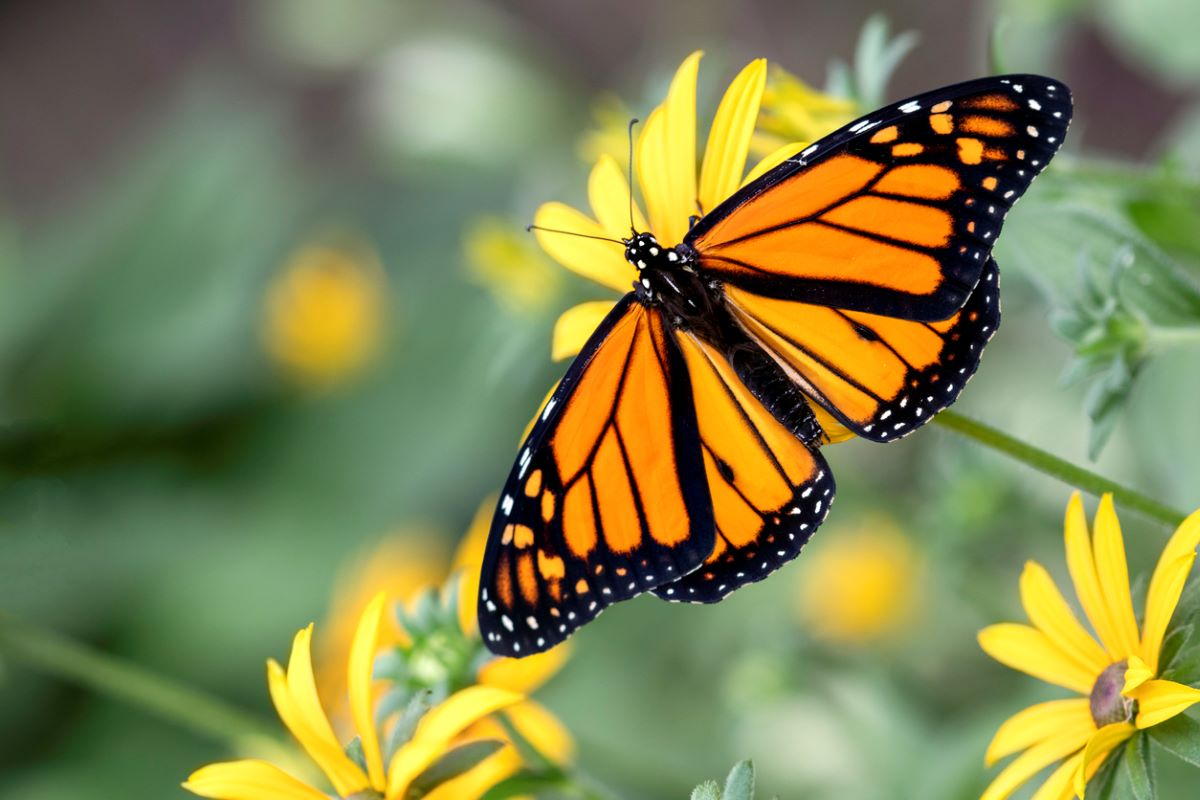
#> input picture butterfly.jpg, 1200 x 800 px
$ jupyter execute Histogram_Equalization.ipynb
#> lines starting #> are read from the running program, lines starting #| are printed output that depends on the picture
[cell 1]
from google.colab import files
data_to_load = files.upload()
#> the answer given: butterfly.jpg

[cell 2]
import cv2
import numpy as np
import matplotlib.pyplot as plt

# Load the image
img = cv2.imread('butterfly.jpg', 0)
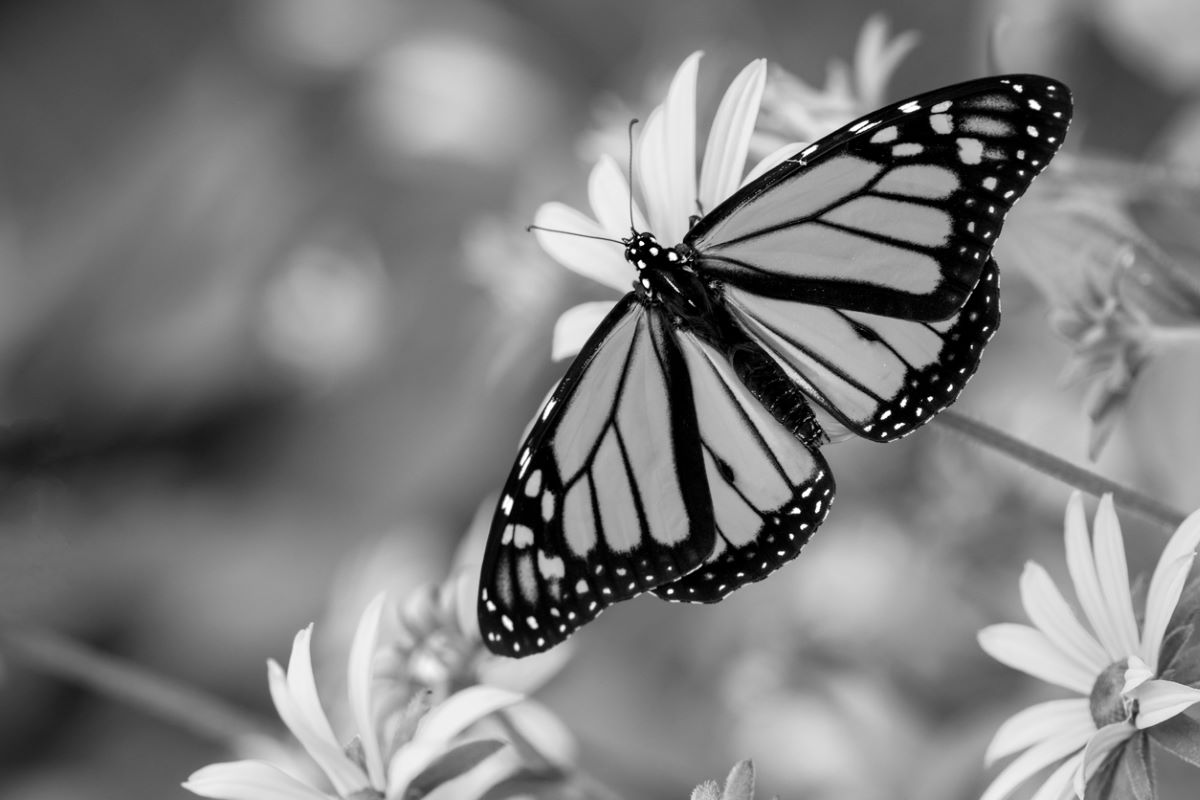
#> img: shape (800, 1200); min 0, max 255, mean 124.5

# Display the original image
plt.subplot(2, 2, 1)
plt.imshow(img, cmap='gray')
plt.title('Original Image')

# Calculate and display the histogram of the original image
plt.subplot(2, 2, 2)
plt.hist(img.ravel(), 256, [0, 256])
plt.title('Histogram of Original Image')

# Apply histogram equalization to the image
equalized_img = cv2.equalizeHist(img)
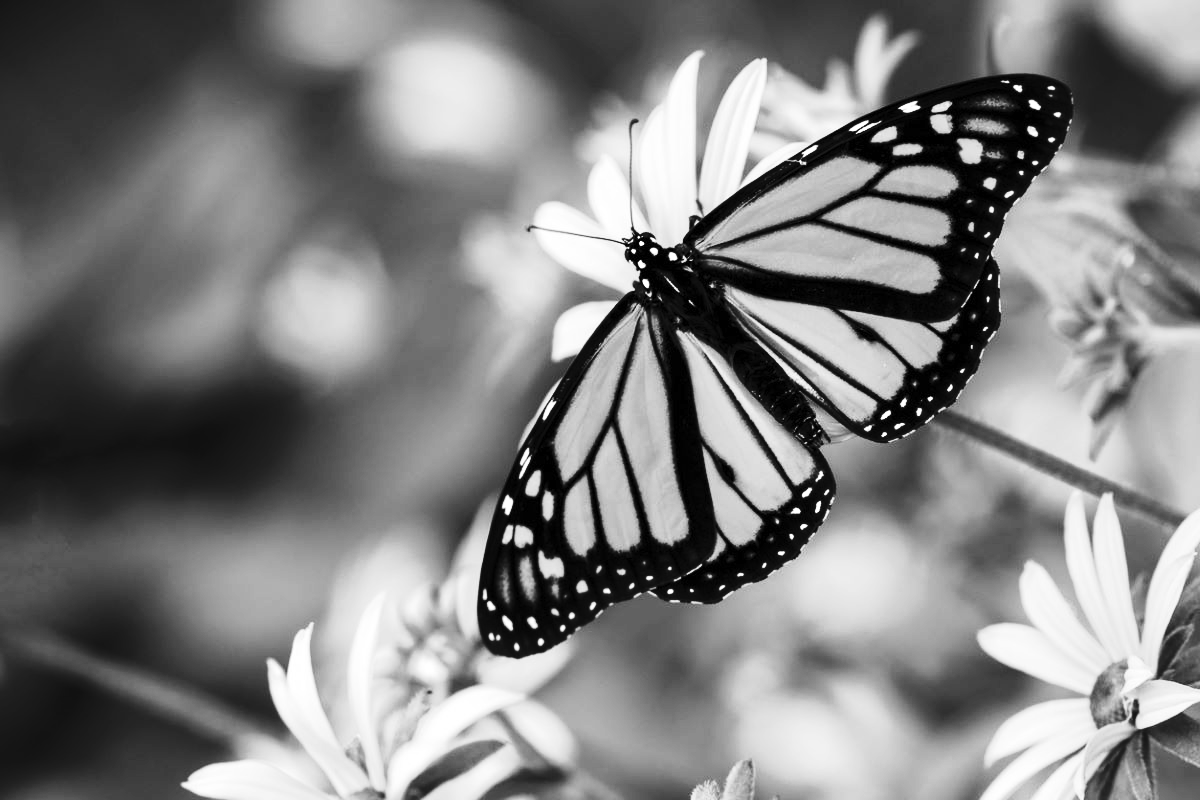
#> equalized_img: shape (800, 1200); min 0, max 255, mean 127.1

# Display the equalized image
plt.subplot(2, 2, 3)
plt.imshow(equalized_img, cmap='gray')
plt.title('Equalized Image')

# Calculate and display the histogram of the equalized image
plt.subplot(2, 2, 4)
plt.hist(equalized_img.ravel(), 256, [0, 256])
plt.title('Histogram of Equalized Image')

# Show the plot
plt.show()
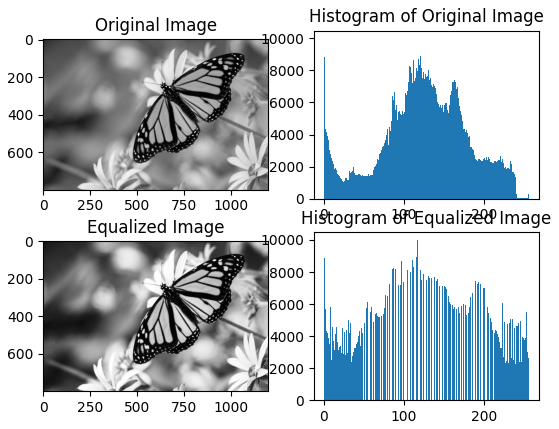
#> figure drawn by matplotlib, 4 panels; panel 2: tallest bar 9986 high, from x = 121 to 122; panel 4: tallest bar 9986 high, from x = 117 to 118
